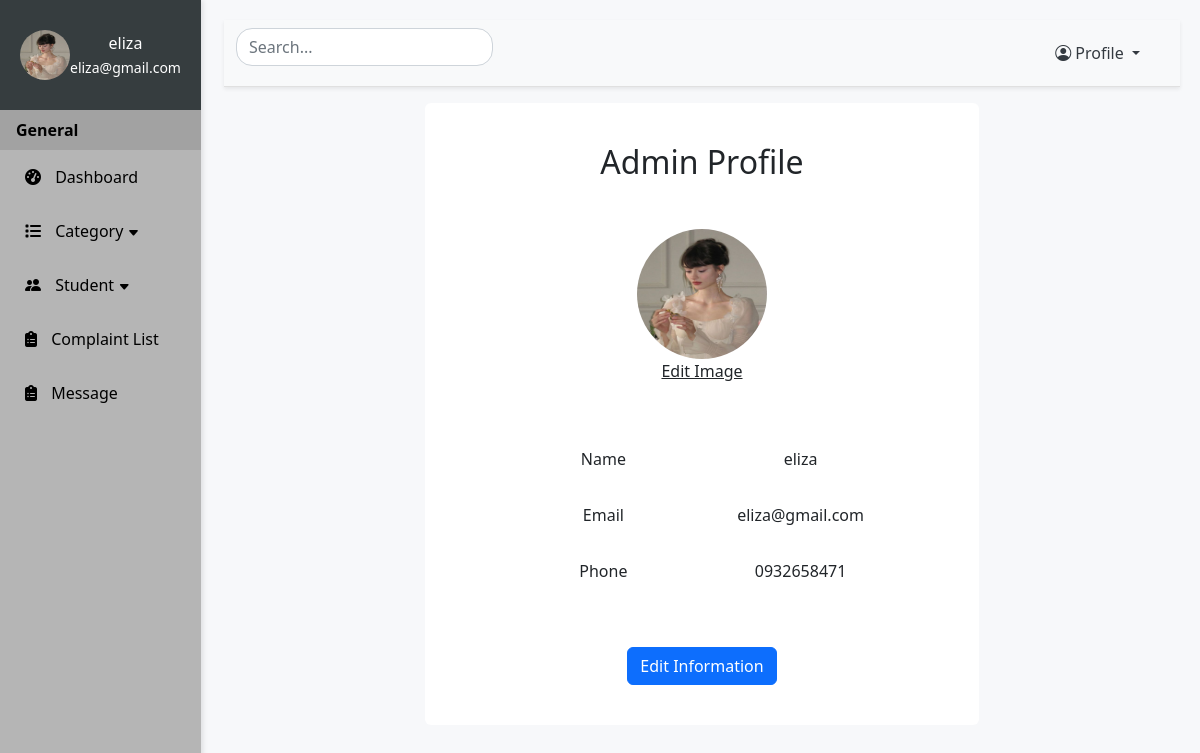
Page /adminProfile (signed in) on the earlier database version.
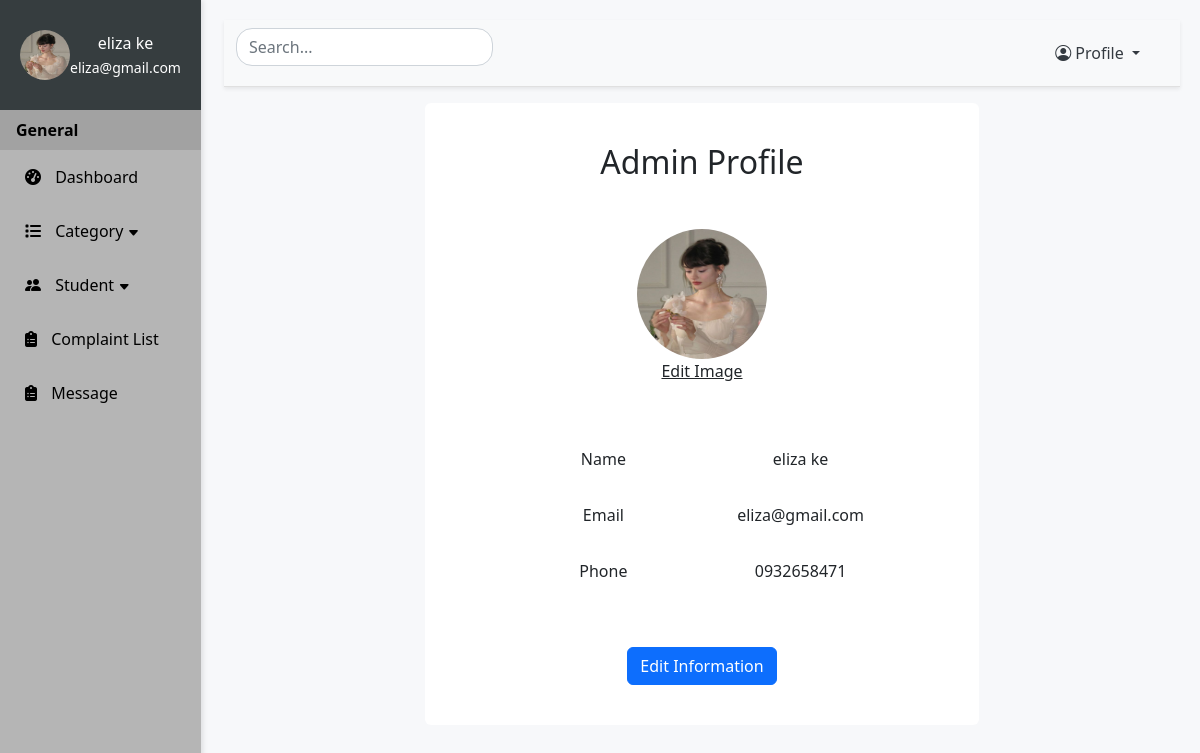
Same page on the later database version.
### website/models.py (models this page shows)
class Admin(db.Model):
    id = db.Column(db.Integer, primary_key=True)
    admin_name = db.Column(db.String(255), nullable=False)
    admin_email = db.Column(db.String(255), nullable=False)
    admin_phone = db.Column(db.String(255), nullable=False)
    admin_password = db.Column(db.String(255), nullable=False)
    admin_image = db.Column(db.String(255), nullable=False)

### app.py (the view)
@app.route('/adminProfile', methods=['GET', 'POST'])
def adminProfile():
    if 'admin_id' not in session:
        return redirect(url_for('SignIn'))
    else:
        return adminprofile()

### website/adminfeatures.py (called while the page is built, shortened)
def adminprofile():
    user_id = session.get('admin_id')
    admin = Admin.query.get(user_id)
    return render_template('adminprofile.html', user=admin)

### website/templates/adminprofile.html (shortened to what this page needs)
{% extends "adminlayout.html" %} {% block title %}Profile{% endblock%} {% block content %}
<div class="d-flex justify-content-center align-items-center">
<div
  class=" p-3 bg-body-tertiary rounded"
  style="background-color: white; width:60%;"
>
  <div class="container text-center" >
    <h2 class="mt-4 mb-5">Admin Profile</h2>
    <div class="">
      <img
        src="{{ url_for('static', filename='images/'+ user.admin_image) }}"
        alt="Welcome Image"
        class="img-fluid rounded-circle"
        style="width: 130px; height: 130px"
      />
      <form enctype="multipart/form-data" method="POST">
              <label for="profileImage" style="text-decoration:underline">
                  Edit Image
              </label>
      </form>
    </div>
    <div class="m-5">
        <div class="row p-3 ">
          <div class="col-md-6">Name</div>
          <div class="col-md-6">{{ user.admin_name }}</div>
        </div>
        <div class="row p-3 ">
          <div class="col-md-6">Email</div>
          <div class="col-md-6">{{ user.admin_email }}</div>
        </div>
        <div class="row p-3">
          <div class="col-md-6">Phone</div>
          <div class="col-md-6">{{ user.admin_phone}}</div>
        </div>
      </div>
        <div class="mb-4">
          <button class="btn btn-primary" data-bs-toggle="modal" data-bs-target="#editprofileModal">Edit Information</button>
      </div>
  </div>
</div>
</div>
{% endblock %}

### website/templates/adminlayout.html (shortened to what this page needs)
<!DOCTYPE html>
<html lang="en">
<head>
    <link rel="stylesheet" href="https://cdn.jsdelivr.net/npm/bootstrap@5.2.3/dist/css/bootstrap.min.css">
    <link rel="stylesheet" href="https://cdnjs.cloudflare.com/ajax/libs/font-awesome/6.2.1/css/all.min.css">
    <link rel="stylesheet" href="https://cdn.jsdelivr.net/npm/bootstrap-icons@1.11.3/font/bootstrap-icons.min.css">
    <link rel="stylesheet" href="{{ url_for('static', filename='css/admincss.css') }}">
</head>
<body>
    <div class="row">
        <div class="col-lg-2 col-md-3 col-sm-2">
            <nav class="sidebar">
                <div class="text-center admin-details">
                    <div class="admin_details">
                            <img
                            src="{{ url_for('static', filename='images/' + session.get('admin')['admin_profile']) }}"
                            alt="Welcome Image"
                            class="img rounded-circle imgsizing"
                            />
                        <div>
                            <p>
                                {{ session.get('admin')['admin_name']}}
                            </p>
                            <div class="text-break">
                                <p>
                                   <small> {{ session.get('admin')['admin_email']}}</small>
                                </p>
                            </div>
                        </div>
                    </div>
                </div>
                <ul class="nav flex-column">
                    <li class="nav-item">
                        <strong class="nav-link general">General</strong>
                    </li>
                    <li class="nav-item">
                        <a href="/adminDashboard" class="nav-link"><i class="fas fa-tachometer-alt"></i> Dashboard</a>
                    </li>
                    <li class="nav-item">
                        <a href="#categorySubmenu" data-bs-toggle="collapse" class="nav-link"><i class="fas fa-list"></i> Category <i class="bi bi-caret-down-fill" style="font-size: 12px;"></i></a>
                    </li>
                    <li class="nav-item">
                        <a href="#studentsSubmenu" data-bs-toggle="collapse" class="nav-link"><i class="bi bi-people-fill"> </i>Student <i class="bi bi-caret-down-fill" style="font-size: 12px;"></i></a>
                    </li>
                    <li class="nav-item">
                        <a href="/viewComplaints" class="nav-link"><i class="fas fa-clipboard-list"></i> Complaint List</a>
                    </li>
                    <li class="nav-item">
                        <a href="/viewMessage" class="nav-link"><i class="fas fa-clipboard-list"></i> Message</a>
                    </li>
                </ul>
            </nav>
        </div>
        <div class="col-lg-10 col-md-9 col-sm-10">
            <div class="content">
                <nav class="navbar navbar-expand-lg navbar-light bg-light shadow-sm sticky-top">
                    <div class="container-fluid">
                        <div class="d-flex">
                            <input class="form-control rounded-4" type="text" placeholder="Search... " aria-label="Search" onkeyup="searchInfo()" id="searchInput">
                        </div>
                        <div class="collapse navbar-collapse" id="navbarNav">
                            <ul class="navbar-nav ms-auto">
                                <li class="nav-item dropdown">
                                    <a class="nav-link dropdown-toggle" style="margin-right:20px" href="#" id="navbarDropdown" role="button" data-bs-toggle="dropdown">
                                        <i class="bi bi-person-circle"></i> Profile
                                    </a>
                                </li>
                            </ul>
                        </div>
                    </div>
                </nav>
                <div class="p-3">
                    {% block content %} {% endblock %}
                </div>
            </div>
        </div>
    </div>
</body>
</html>

Differences in the rows shown:
changed Admin "eliza@gmail.com": admin_name "eliza" → "eliza ke"
